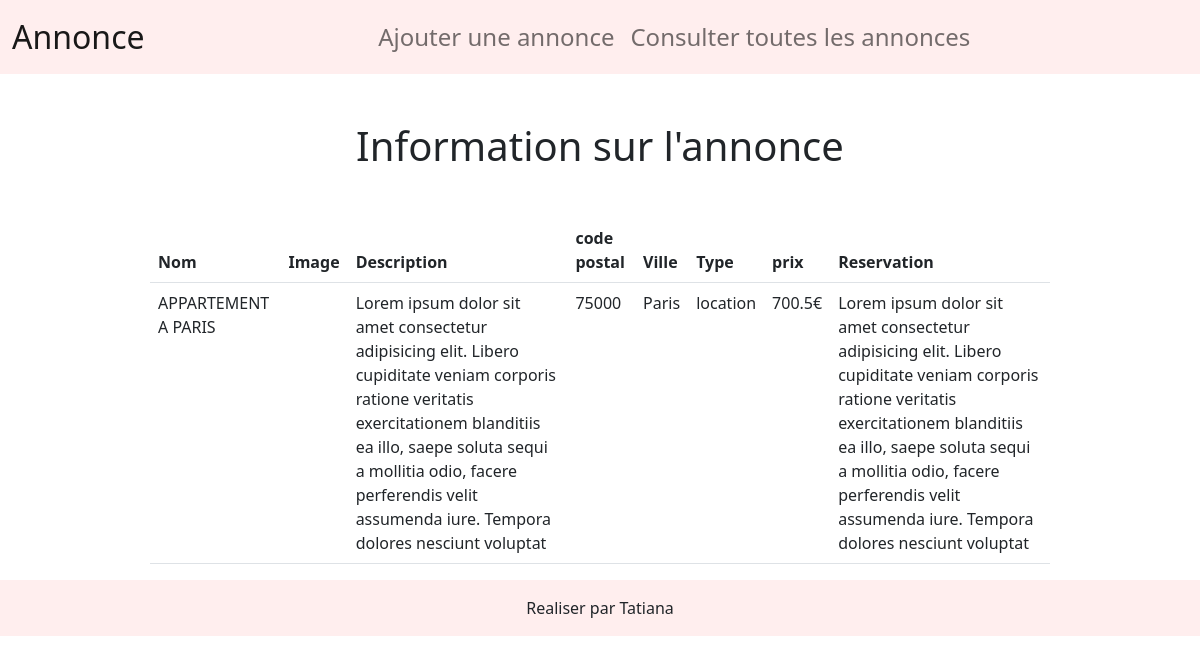
Page /consulterAnnonce.php?id_advert=1 on the committed database.
### tables this page shows
CREATE TABLE `advert` (
  `id_advert` int(11) NOT NULL,
  `image` varchar(255) NOT NULL,
  `title` varchar(155) NOT NULL,
  `description` varchar(255) NOT NULL,
  `postal_code` int(5) NOT NULL,
  `city` varchar(100) NOT NULL,
  `type` enum('vente','location') NOT NULL,
  `price` float NOT NULL,
  `reservation_message` text NOT NULL
);

### inc/functions.inc.php (called while the page is built, shortened)
<?php
    function connexionBdd(){
        $dsn = "mysql:host=".DBHOST.";dbname=".DBNAME.";charset=utf8";
        try {
            $pdo = new PDO($dsn,DBUSER,DBPASS);
            $pdo->setAttribute(PDO::ATTR_ERRMODE,PDO::ERRMODE_EXCEPTION);
            $pdo->setAttribute(PDO::ATTR_DEFAULT_FETCH_MODE,PDO::FETCH_ASSOC);
        } catch (PDOException $e) {
            die($e->getMessage());
        }
        return $pdo;
    }
    function showAnnonce(int $id) :array{
        $pdo = connexionBdd();
        $sql = "SELECT * FROM advert WHERE id_advert = :id";
        $request = $pdo->prepare($sql);
        $request->execute(array(
            ':id'=> $id
        ));
        $result = $request->fetch();
        return $result;
    }
?>

### consulterAnnonce.php (the view, shortened to what this page needs)
<?php
    require_once("inc/functions.inc.php");
    if(isset($_GET['id_advert'])){
        if(!empty($_GET['id_advert'])){
           $id_advert = htmlentities($_GET['id_advert']);
           $annonce = showAnnonce($id_advert);
        }
    }
    require_once("inc/header.inc.php");
?>
<main>
    <div class="mt-5 w-75 m-auto ">
        <h1 class="text-center mb-5">Information sur l'annonce</h1>
        <table class="table">
            <thead>
                <tr>
                    <th scope="col">Nom </th>
                    <th scope="col">Image </th>
                    <th scope="col">Description</th>
                    <th scope="col">code postal</th>
                    <th scope="col">Ville</th>
                    <th scope="col">Type</th>
                    <th scope="col">prix</th>
                    <?php if(!empty($annonce['reservation_message'])){ ?>
                        <th scope="col">Reservation</th>
                    <?php  }   ?>
                </tr>
            </thead>
            <tbody>
                    <tr>
                        <td> <?= strtoupper($annonce['title'])  ?> </td>
                        <td><img src="<?= $annonce['image'] ?>" alt="" class="img-fluid" ></td>
                        <td> <?= html_entity_decode($annonce['description'])  ?></td>
                        <td> <?= $annonce['postal_code'] ?> </td>
                        <td> <?= $annonce['city'] ?> </td>
                        <td> <?= $annonce['type'] ?> </td>
                        <td> <?= $annonce['price']."€" ?> </td>
                        <?php
                            if(!empty($annonce['reservation_message'])){ ?>
                                 <td> <?= html_entity_decode($annonce['reservation_message']) ?> </td>
                          <?php  }   ?>
                    </tr>
            </tbody>
        </table>
    </div>
</main>
<?php
    require_once("inc/footer.inc.php");
?>

### assets/css/style.css (style rules this page uses)
* { box-sizing: border-box; margin: 0; padding: 0; }

### rows in the picture
advert: title "APPARTEMENT A PARIS", description "Lorem ipsum dolor sit amet consectetur adipisicing elit. Libero cupiditate veniam corporis ratione veritatis exercitationem blanditiis ea illo, saepe soluta sequi a mollitia odio, facere perferendis velit assumenda iure. Tempora dolores nesciunt voluptat", postal_code "75000", city "Paris", type "location", price "700.5", reservation_message "Lorem ipsum dolor sit amet consectetur adipisicing elit. Libero cupiditate veniam corporis ratione veritatis exercitationem blanditiis ea illo, saepe soluta sequi a mollitia odio, facere perferendis velit assumenda iure. Tempora dolores nesciunt voluptat"
